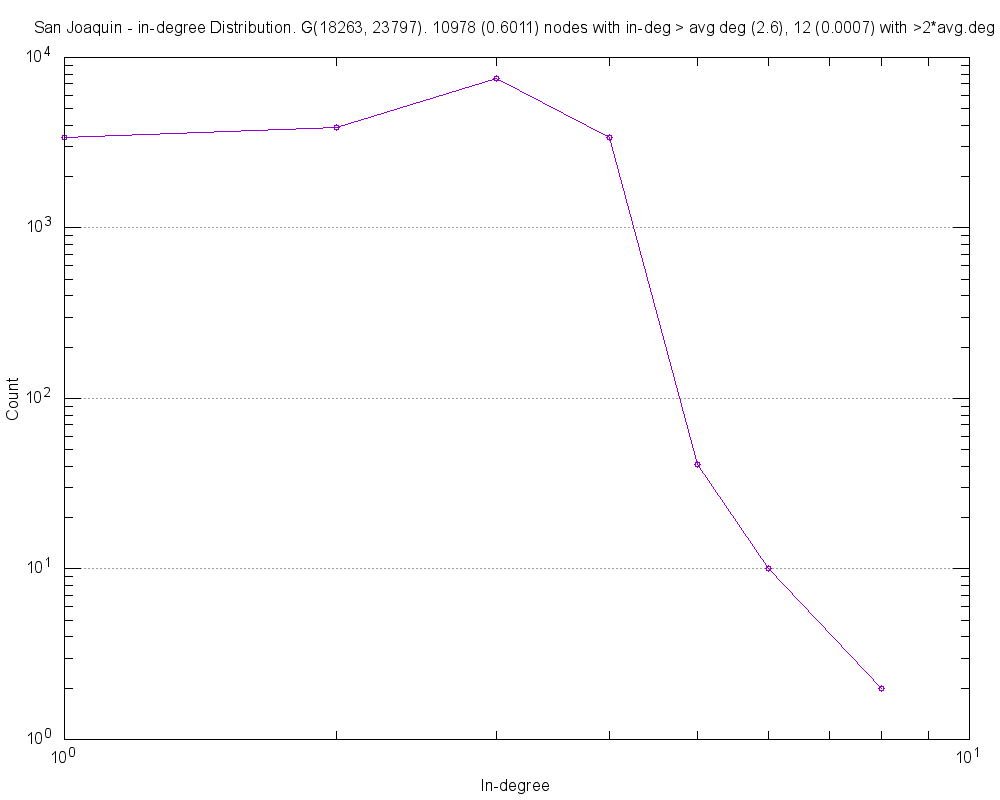

This figure's gnuplot source:
#
# San Joaquin - in-degree Distribution. G(18263, 23797). 10978 (0.6011) nodes with in-deg > avg deg (2.6), 12 (0.0007) with >2*avg.deg (Tue Dec  8 13:53:42 2015)
#

set title "San Joaquin - in-degree Distribution. G(18263, 23797). 10978 (0.6011) nodes with in-deg > avg deg (2.6), 12 (0.0007) with >2*avg.deg"
set key bottom right
set logscale xy 10
set format x "10^{%L}"
set mxtics 10
set format y "10^{%L}"
set mytics 10
set grid
set xlabel "In-degree"
set ylabel "Count"
set tics scale 2
set terminal png size 1000,800
set output 'inDeg.exampleSJdata.txt.png'
plot 	"inDeg.exampleSJdata.txt.tab" using 1:2 title "" with linespoints pt 6
